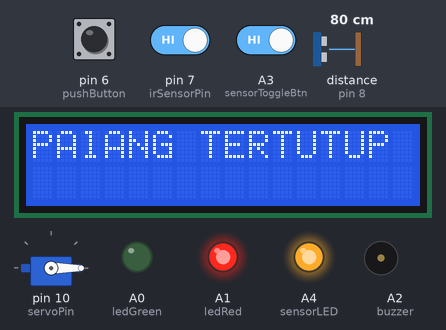
Bench run of a sketch on a simulated Arduino Uno, built with avr-gcc and run on an emulated ATmega328P. On the bench: 16×2 character LCD, servo, output pins drawn as LEDs (lit = HIGH), buzzer (waves = sounding). Wiring (inferred from the names in the program): ultrasonic range finder: trigger pin 9; echo pin 8. The inputs (shaded band) are chosen by the test bench; at power-on: distance to the obstacle (sensor on pin 8) 80 cm, A3 (sensorToggleBtn) HIGH, pin 6 (pushButton) HIGH, pin 7 (irSensorPin) HIGH. The echo pulse lasts 58.3 µs per cm; pins used as bus, display or sensor lines are not drawn; what the sketch prints to the serial monitor is not drawn.

Above: at 3.2 s.
3.3 s: distance to the obstacle (sensor on pin 8) set to 22 cm
At 4.0 s:
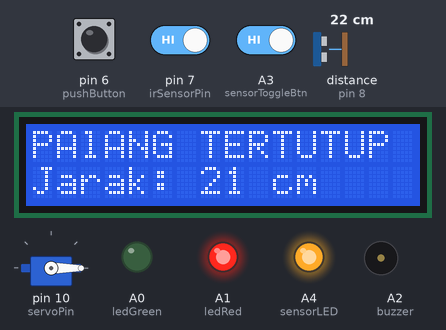
4.9 s: distance to the obstacle (sensor on pin 8) set to 18 cm
At 6.16 s:
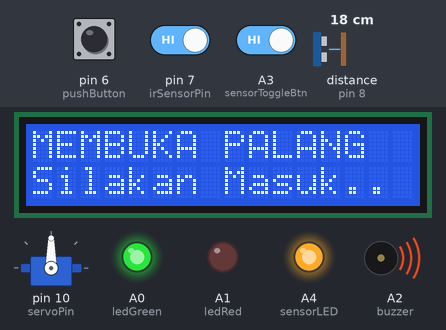
6.6 s: A3 (sensorToggleBtn) driven LOW
At 8.2 s:
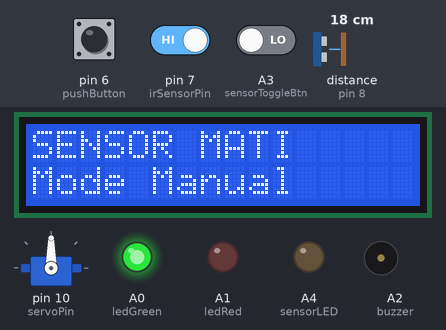
8.5 s: pin 6 (pushButton) pulled LOW for 1 s
At 9.7 s:
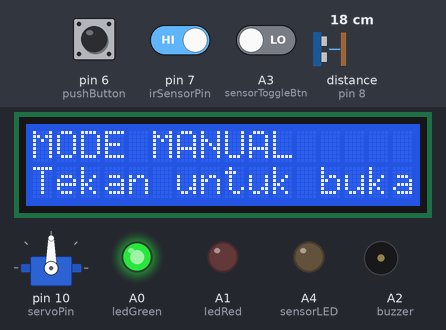
11.5 s: pin 6 (pushButton) pulled LOW for 3.2 s
At 15.06 s:
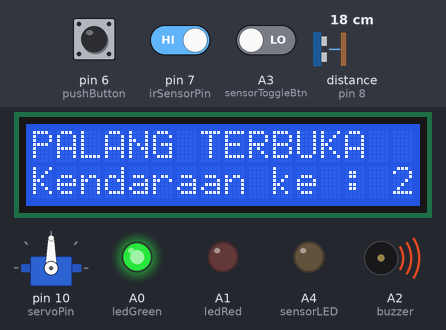
17.7 s: A3 (sensorToggleBtn) driven HIGH
At 18.6 s:
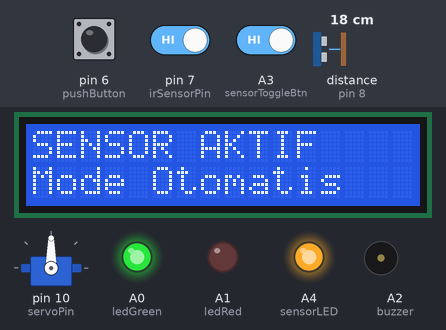
Timing chart, 0 to 21.7 s (numbered marks = the images above; inputs shaded):
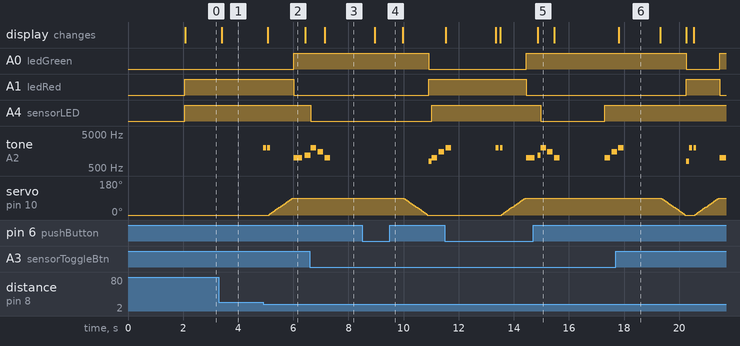

Measured:
- the behaviour switches between 21 and 20 cm on distance to the obstacle (sensor on pin 8) (found by bisection; images 1 and 2)
- after the input at 3.3 s, the display: changes after 0.10 s (image 1)
- after the input at 4.9 s, A0 (ledGreen): LOW → HIGH after 1.1 s; A1 (ledRed): HIGH → LOW after 1.1 s; tone on A2 (buzzer): plays 2000 Hz for 0.10 s, 2000 Hz for 0.10 s, 1000 Hz for 0.30 s, 1200 Hz for 0.18 s, starting at once; servo on pin 10 (servoPin): moves from 0° to 90° over 0.85 s, starting after 0.22 s; the display: changes after 0.17 s (image 2)
- after the input at 6.6 s, A4 (sensorLED): HIGH → LOW at once; the display: changes after 0.54 s (image 3)
- after the input at 8.5 s, A0 (ledGreen): HIGH → LOW after 2.4 s; A1 (ledRed): LOW → HIGH after 2.4 s; A4 (sensorLED): LOW → HIGH after 2.5 s instead of 0.46 s; the display: changes after 0.46 s (image 4)
- after the input at 11.5 s, A0 (ledGreen): LOW → HIGH after 3.0 s; A1 (ledRed): HIGH → LOW after 3.0 s; servo on pin 10 (servoPin): moves from 0° to 90° over 0.85 s, starting after 2.1 s; the display: first differs from a run without the input after 1.9 s (image 5 shows a later state)
- after the input at 17.7 s, A4 (sensorLED): stays HIGH (without the input it goes to LOW after 2.7 s)

The sketch:

PROJECT_UAS.ino
```cpp
#include <LiquidCrystal.h>
#include <Servo.h>

// Inisialisasi LCD (RS, Enable, D4, D5, D6, D7)
LiquidCrystal lcd(12, 11, 5, 4, 3, 2);

// Inisialisasi Servo Motor
Servo servoMotor;

// Pin Definitions
const int trigPin = 9;        // Trigger pin sensor ultrasonik
const int echoPin = 8;        // Echo pin sensor ultrasonik
const int irSensorPin = 7;    // Pin sensor infrared
const int pushButton = 6;     // Pin pushbutton (mode manual)
const int sensorToggleBtn = A3; // Pin pushbutton (on/off sensor)
const int servoPin = 10;      // Pin servo motor
const int ledGreen = A0;      // LED hijau (jalan)
const int ledRed = A1;        // LED merah (stop)
const int buzzer = A2;        // Buzzer
const int sensorLED = A4;     // LED indikator sensor aktif

// Variabel Global
long duration;
int distance;
bool gateOpen = false;
bool manualMode = false;
bool sensorsEnabled = true;   // Status sensor aktif/tidak
int vehicleCount = 0;
unsigned long lastDetectionTime = 0;
unsigned long lastSensorToggleTime = 0;
const unsigned long gateCloseDelay = 3000; // 3 detik delay sebelum tutup otomatis
const unsigned long buttonDebounceDelay = 300; // Debounce delay

void setup() {
  // Inisialisasi Serial Monitor
  Serial.begin(9600);

  // Setup LCD
  lcd.begin(16, 2);
  lcd.print(" SELAMAT DATANG ");
  lcd.setCursor(0, 1);
  delay(2000);

  // Setup Pin Modes
  pinMode(trigPin, OUTPUT);
  pinMode(echoPin, INPUT);
  pinMode(irSensorPin, INPUT);
  pinMode(pushButton, INPUT_PULLUP);
  pinMode(sensorToggleBtn, INPUT_PULLUP);
  pinMode(ledGreen, OUTPUT);
  pinMode(ledRed, OUTPUT);
  pinMode(buzzer, OUTPUT);
  pinMode(sensorLED, OUTPUT);

  // Setup Servo
  servoMotor.attach(servoPin);
  servoMotor.write(0); // Posisi tutup (0 derajat)

  // Setup awal
  digitalWrite(ledRed, HIGH);   // LED merah menyala (gate tutup)
  digitalWrite(ledGreen, LOW);  // LED hijau mati
  digitalWrite(sensorLED, HIGH); // LED sensor aktif menyala

  // Tampilan awal LCD
  updateLCD();

}

void loop() {
  // Baca sensor ultrasonik (hanya jika sensor aktif)
  if (sensorsEnabled) {
    distance = readUltrasonicSensor();
  } else {
    distance = 999; // Nilai default saat sensor mati
  }

  // Baca sensor infrared (hanya jika sensor aktif)
  bool irDetected = false;
  if (sensorsEnabled) {
    irDetected = !digitalRead(irSensorPin); // Assuming active LOW
  }

  // Baca pushbutton mode manual
  bool buttonPressed = !digitalRead(pushButton);

  // Baca pushbutton toggle sensor
  bool sensorTogglePressed = !digitalRead(sensorToggleBtn);

  // Handle toggle sensor dengan debouncing
  if (sensorTogglePressed && (millis() - lastSensorToggleTime > buttonDebounceDelay)) {
    toggleSensors();
    lastSensorToggleTime = millis();
  }

  // Mode manual dengan pushbutton
  if (buttonPressed) {
    delay(200); // Debouncing
    manualMode = !manualMode;

    if (manualMode) {
      lcd.clear();
      lcd.print("MODE MANUAL");
      lcd.setCursor(0, 1);
      lcd.print("Tekan untuk buka");
      delay(1000);
    }

    if (manualMode && gateOpen) {
      closeGate();
    } else if (manualMode && !gateOpen) {
      openGate();
    }

    if (!manualMode) {
      updateLCD();
    }
  }

  // Mode otomatis (hanya jika sensor aktif)
  if (!manualMode && sensorsEnabled) {
    // Deteksi kendaraan (sensor ultrasonik < 20cm ATAU sensor IR aktif)
    if ((distance > 0 && distance < 20) || irDetected) {
      if (!gateOpen) {
        vehicleDetected();
        openGate();
        vehicleCount++;
      }
      lastDetectionTime = millis();
    }

    // Tutup palang otomatis setelah delay
    if (gateOpen && (millis() - lastDetectionTime > gateCloseDelay)) {
      if (distance >= 20 && !irDetected) {
        closeGate();
      }
    }
  }

  // Update LCD jika tidak dalam mode manual
  if (!manualMode) {
    updateLCD();
  }

  // Debug ke Serial Monitor
  Serial.print("Sensors: ");
  Serial.print(sensorsEnabled ? "ON" : "OFF");
  Serial.print(" | Distance: ");
  Serial.print(distance);
  Serial.print(" cm | IR: ");
  Serial.print(irDetected ? "Detected" : "Clear");
  Serial.print(" | Gate: ");
  Serial.println(gateOpen ? "Open" : "Closed");

  delay(100);
}

int readUltrasonicSensor() {
  // Trigger pulse
  digitalWrite(trigPin, LOW);
  delayMicroseconds(2);
  digitalWrite(trigPin, HIGH);
  delayMicroseconds(10);
  digitalWrite(trigPin, LOW);

  // Baca echo
  duration = pulseIn(echoPin, HIGH);

  // Hitung jarak (cm)
  int dist = duration * 0.034 / 2;

  // Filter pembacaan yang tidak valid
  if (dist > 400 || dist < 2) {
    return 999; // Nilai error
  }

  return dist;
}

void openGate() {
  if (!gateOpen) {
    lcd.clear();
    lcd.print("MEMBUKA PALANG");
    lcd.setCursor(0, 1);
    lcd.print("Silakan Masuk..");

    // Animasi buka palang (0 ke 90 derajat)
    for (int pos = 0; pos <= 90; pos += 5) {
      servoMotor.write(pos);
      delay(50);
    }

    gateOpen = true;
    digitalWrite(ledRed, LOW);
    digitalWrite(ledGreen, HIGH);

    // Bunyi buzzer konfirmasi
    tone(buzzer, 1000, 300);
    delay(400);
    tone(buzzer, 1200, 300);

    Serial.println("Palang dibuka!");
  }
}

void closeGate() {
  if (gateOpen) {
    lcd.clear();
    lcd.print("MENUTUP PALANG");
    lcd.setCursor(0, 1);
    lcd.print("Harap Tunggu...");

    // Animasi tutup palang (90 ke 0 derajat)
    for (int pos = 90; pos >= 0; pos -= 5) {
      servoMotor.write(pos);
      delay(50);
    }

    gateOpen = false;
    digitalWrite(ledGreen, LOW);
    digitalWrite(ledRed, HIGH);

    // Bunyi buzzer konfirmasi
    tone(buzzer, 800, 500);

    Serial.println("Palang ditutup!");
  }
}

void vehicleDetected() {
  // Efek suara deteksi kendaraan
  tone(buzzer, 2000, 100);
  delay(150);
  tone(buzzer, 2000, 100);

  Serial.println("Kendaraan terdeteksi!");
}

void updateLCD() {
  lcd.clear();

  // Baris pertama: Status sistem
  if (!sensorsEnabled) {
    lcd.print("SENSOR MATI");
  } else if (gateOpen) {
    lcd.print("PALANG TERBUKA");
  } else {
    lcd.print("PAlANG TERTUTUP");
  }

  // Baris kedua: Informasi detail
  lcd.setCursor(0, 1);
  if (!sensorsEnabled) {
    lcd.print("Mode Manual");
  } else if (gateOpen) {
    lcd.print("Kendaraan ke : ");
    lcd.print(vehicleCount);
  } else {
    if (distance < 30 && distance > 0) {
      lcd.print("Jarak: ");
      lcd.print(distance);
      lcd.print(" cm");
    } else {
      lcd.print(" ");
    }
  }
}

void toggleSensors() {
  sensorsEnabled = !sensorsEnabled;

  // Update LED indikator sensor
  digitalWrite(sensorLED, sensorsEnabled ? HIGH : LOW);

  // Feedback audio
  if (sensorsEnabled) {
    // Sensor dinyalakan - nada naik
    tone(buzzer, 1000, 200);
    delay(250);
    tone(buzzer, 1500, 200);
    delay(250);
    tone(buzzer, 2000, 200);

    lcd.clear();
    lcd.print("SENSOR AKTIF");
    lcd.setCursor(0, 1);
    lcd.print("Mode Otomatis");
  } else {
    // Sensor dimatikan - nada turun
    tone(buzzer, 2000, 200);
    delay(250);
    tone(buzzer, 1500, 200);
    delay(250);
    tone(buzzer, 1000, 200);

    lcd.clear();
    lcd.print("SENSOR MATI");
    lcd.setCursor(0, 1);
    lcd.print("Mode Manual");
  }

  delay(1500); // Tampilkan pesan sebentar

  Serial.print("Sensors ");
  Serial.println(sensorsEnabled ? "ENABLED" : "DISABLED");
}

void resetSystem() {
  vehicleCount = 0;
  gateOpen = false;
  manualMode = false;
  servoMotor.write(0);
  digitalWrite(ledRed, HIGH);
  digitalWrite(ledGreen, LOW);

  lcd.clear();
  lcd.print("SISTEM RESET");
  lcd.setCursor(0, 1);
  lcd.print("Siap Digunakan");
  delay(2000);

  updateLCD();
}
```
